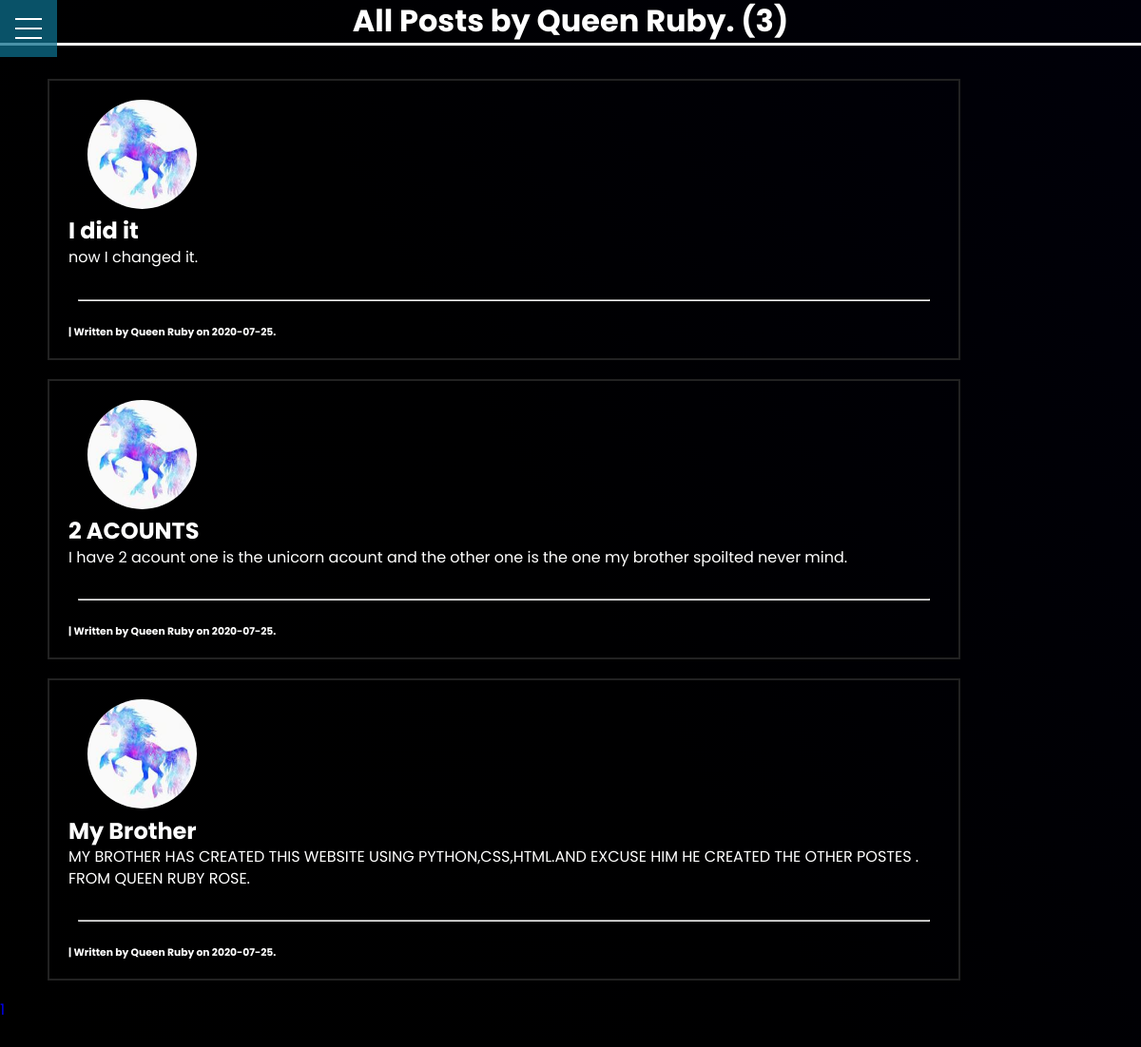
/user/Queen Ruby, run on the app's committed database.
### flaskblog/models.py (models this page shows, shortened)
class User(db.Model, UserMixin):
    id = db.Column(db.Integer, primary_key=True, unique=True)
    username = db.Column(db.String(20), unique=True, nullable=False)
    email = db.Column(db.String(120), unique=True, nullable=False)
    image_file = db.Column(db.String(20), nullable=False, default='default.jpg')
    password = db.Column(db.String(60), nullable=False)
    posts = db.relationship('Post', backref='author', lazy=True)

class Post(db.Model):
    id = db.Column(db.Integer, primary_key=True)
    title = db.Column(db.String(), nullable=False)
    date_posted = db.Column(db.DateTime, nullable=False, default=datetime.utcnow)
    content = db.Column(db.Text, nullable=False)
    user_id = db.Column(db.Integer, db.ForeignKey('user.id'), nullable=False)

### flaskblog/routes.py (the view)
@app.route("/user/<string:username>")
def user_post(username):
    page = request.args.get('page', 1, type=int)
    user = User.query.filter_by(username=username).first_or_404()
    posts = Post.query.filter_by(author=user)\
        .order_by(Post.date_posted.desc())\
        .paginate(page=page, per_page=5)
    return render_template('user_post.html', posts=posts, user=user)

### flaskblog/templates/user_post.html (shortened to what this page needs)
{% extends "base.html" %}
{% block content %}
<h1> All Posts by {{ user.username }}. ({{ posts.total }})</h1>
    <div id="posts" class="main">
    {% for post in posts.items %}
        <article class="main">
            <a href="{{ url_for('post', post_id=post.id )}}"><img src="{{ url_for('static', filename='profile_pics/' + post.author.image_file) }}"
                    class="rounded-profile-pic"></a>
            <a href="{{ url_for('post', post_id=post.id )}}" class="post-title"><h2>{{ post.title }}</h2> </a>
            <p class="post-content">{{ post.content }}</p>
            <br>
            <hr>
            <a href="{{ url_for('user_post', username=post.author.username) }}" class="post-author"><h6>| Written by {{ post.author.username }} on {{ post.date_posted.strftime('%Y-%m-%d') }}.
            </h6></a>
        </article>
    {% endfor %}
        {% for page_num in posts.iter_pages(left_edge=1, right_edge=1, left_current=1, right_current=2) %}
            {% if page_num %}
                {% if posts.page == page_num %}
                    <a class="current-button" href="{{ url_for('user_post', page=page_num, username=user.username) }}">{{ page_num }}</a>
                {% else %}
                    <a class="pagination-btn" href="{{ url_for('user_post', page=page_num, username=user.username) }}">{{ page_num }}</a>
                {% endif %}
            {% else %}
                <span>...</span>
            {% endif %}
        {% endfor %}
        <br><br><br><br><br><br><br><br>
    </div>
</div>
{% endblock content %}

### flaskblog/static/style.css (style rules this page uses)
* { margin: 0px 0px 0px 0px; padding: 0px 0px 0px 0px; box-sizing: border-box; font-family: Poppins, 'Poppins', sans-serif; text-decoration: none; }
body { background-color: black; background-image: linear-gradient(60deg, #000000, #000001, #000009); background-size: 100%; color: white; font-family: 'Poppins', Poppins, sans-serif; line-height: 1.4; }
html { scroll-behavior: smooth !important; }
:root { --primary-color: rgba(13, 110, 139, 0.75); --overlay-color: rgba(24, 39, 51, 0.85); --menu-speed: 0.75s; }
h1 { text-align: center; border-bottom: 3px solid white; margin-bottom: 35px; }
article { margin-left: 50px; margin-bottom: 20px; margin-top: 20px; border: 2px solid #222; padding: 20px; margin-right: 190px; }
.post-title { color: white; padding-bottom: 10px; border-bottom: 1px solid white; transition: 0.2s; }
.post-content { color: white; }
.rounded-profile-pic { border-radius: 50%; margin-left: 20px; width: 115px; height: 115px; }
.post-author { color: white; }
hr { margin: 10px; margin-bottom: 25px; }

### data on the page
User: username "Queen Ruby"
Post: image_file (picture), title "I did it", content "now I changed it.", author.username "Queen Ruby", date_posted "2020-07-25"
Post: image_file (picture), title "2 ACOUNTS", content "I have 2 acount one is the unicorn acount and the other one is the one my brother spoilted never mind.", author.username "Queen Ruby", date_posted "2020-07-25"
Post: image_file (picture), title "My Brother", content "MY BROTHER HAS CREATED THIS WEBSITE USING PYTHON,CSS,HTML.AND EXCUSE HIM HE CREATED THE OTHER POSTES . FROM QUEEN RUBY ROSE.", author.username "Queen Ruby", date_posted "2020-07-25"

### other printed values
{{ posts.total }} "3"
{{ page_num }} "1"
